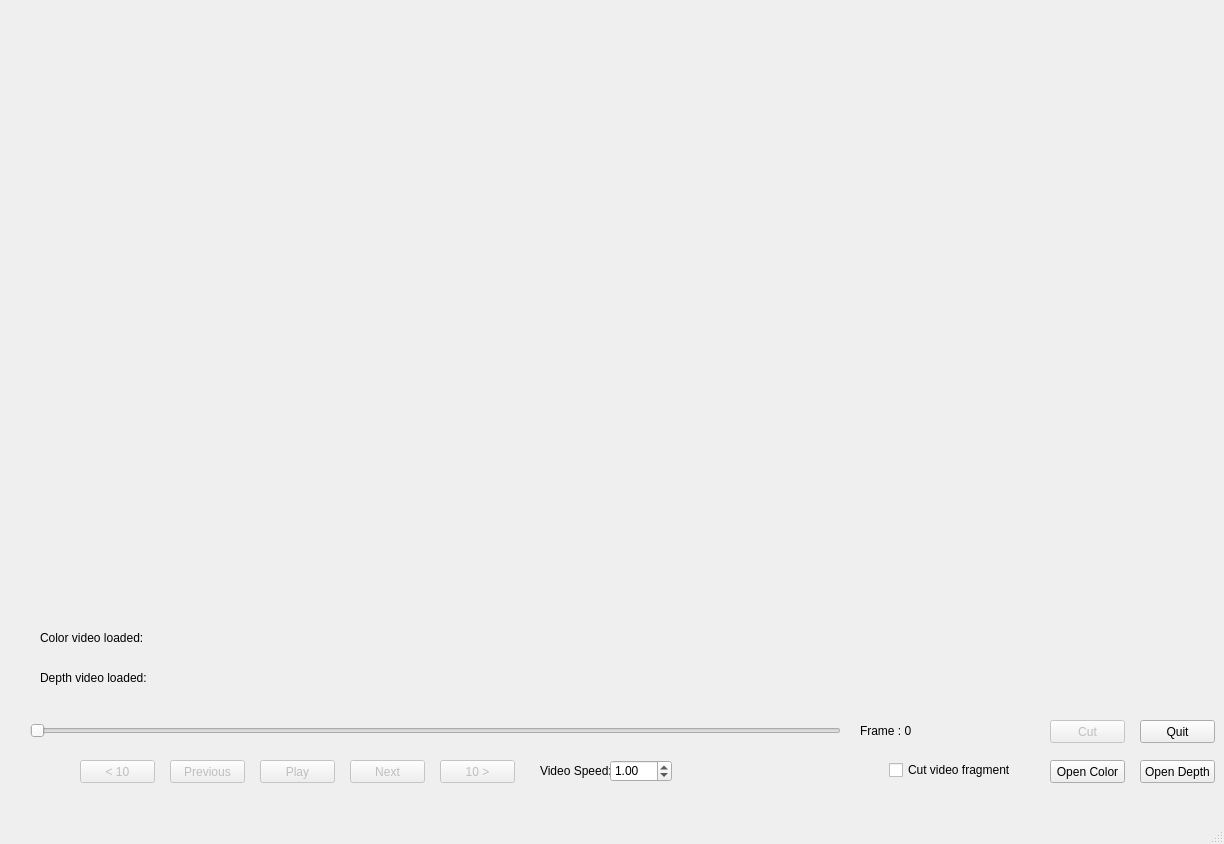
<?xml version="1.0" encoding="UTF-8"?>
<ui version="4.0">
 <class>MainWindow</class>
 <widget class="QMainWindow" name="MainWindow">
  <property name="geometry">
   <rect>
    <x>0</x>
    <y>0</y>
    <width>1224</width>
    <height>844</height>
   </rect>
  </property>
  <property name="windowTitle">
   <string>Data extractor</string>
  </property>
  <widget class="QWidget" name="centralwidget">
   <widget class="QLabel" name="videoLabel">
    <property name="geometry">
     <rect>
      <x>40</x>
      <y>50</y>
      <width>1131</width>
      <height>551</height>
     </rect>
    </property>
    <property name="text">
     <string/>
    </property>
   </widget>
   <widget class="QPushButton" name="cutButton">
    <property name="enabled">
     <bool>false</bool>
    </property>
    <property name="geometry">
     <rect>
      <x>1050</x>
      <y>720</y>
      <width>75</width>
      <height>23</height>
     </rect>
    </property>
    <property name="text">
     <string>Cut</string>
    </property>
   </widget>
   <widget class="QPushButton" name="quitButton">
    <property name="geometry">
     <rect>
      <x>1140</x>
      <y>720</y>
      <width>75</width>
      <height>23</height>
     </rect>
    </property>
    <property name="text">
     <string>Quit</string>
    </property>
   </widget>
   <widget class="QLabel" name="frameLabel">
    <property name="geometry">
     <rect>
      <x>860</x>
      <y>720</y>
      <width>181</width>
      <height>21</height>
     </rect>
    </property>
    <property name="text">
     <string>Frame : 0</string>
    </property>
   </widget>
   <widget class="QSlider" name="videoSlider">
    <property name="enabled">
     <bool>false</bool>
    </property>
    <property name="geometry">
     <rect>
      <x>30</x>
      <y>710</y>
      <width>811</width>
      <height>41</height>
     </rect>
    </property>
    <property name="orientation">
     <enum>Qt::Horizontal</enum>
    </property>
   </widget>
   <widget class="QPushButton" name="openButton">
    <property name="enabled">
     <bool>true</bool>
    </property>
    <property name="geometry">
     <rect>
      <x>1050</x>
      <y>760</y>
      <width>75</width>
      <height>23</height>
     </rect>
    </property>
    <property name="text">
     <string>Open Color</string>
    </property>
   </widget>
   <widget class="QPushButton" name="startButton">
    <property name="enabled">
     <bool>false</bool>
    </property>
    <property name="geometry">
     <rect>
      <x>260</x>
      <y>760</y>
      <width>75</width>
      <height>23</height>
     </rect>
    </property>
    <property name="text">
     <string>Play</string>
    </property>
   </widget>
   <widget class="QLabel" name="videoSpeedLabel">
    <property name="geometry">
     <rect>
      <x>540</x>
      <y>760</y>
      <width>71</width>
      <height>21</height>
     </rect>
    </property>
    <property name="text">
     <string>Video Speed:</string>
    </property>
   </widget>
   <widget class="QDoubleSpinBox" name="speedSpinBox">
    <property name="geometry">
     <rect>
      <x>610</x>
      <y>760</y>
      <width>62</width>
      <height>22</height>
     </rect>
    </property>
    <property name="minimum">
     <double>0.250000000000000</double>
    </property>
    <property name="maximum">
     <double>4.000000000000000</double>
    </property>
    <property name="singleStep">
     <double>0.250000000000000</double>
    </property>
    <property name="value">
     <double>1.000000000000000</double>
    </property>
   </widget>
   <widget class="QPushButton" name="nextButton">
    <property name="enabled">
     <bool>false</bool>
    </property>
    <property name="geometry">
     <rect>
      <x>350</x>
      <y>760</y>
      <width>75</width>
      <height>23</height>
     </rect>
    </property>
    <property name="text">
     <string>Next</string>
    </property>
   </widget>
   <widget class="QPushButton" name="previousButton">
    <property name="enabled">
     <bool>false</bool>
    </property>
    <property name="geometry">
     <rect>
      <x>170</x>
      <y>760</y>
      <width>75</width>
      <height>23</height>
     </rect>
    </property>
    <property name="text">
     <string>Previous</string>
    </property>
   </widget>
   <widget class="QPushButton" name="tenBackButton">
    <property name="enabled">
     <bool>false</bool>
    </property>
    <property name="geometry">
     <rect>
      <x>80</x>
      <y>760</y>
      <width>75</width>
      <height>23</height>
     </rect>
    </property>
    <property name="text">
     <string>&lt; 10</string>
    </property>
   </widget>
   <widget class="QPushButton" name="tenForwardButton">
    <property name="enabled">
     <bool>false</bool>
    </property>
    <property name="geometry">
     <rect>
      <x>440</x>
      <y>760</y>
      <width>75</width>
      <height>23</height>
     </rect>
    </property>
    <property name="text">
     <string>10 &gt;</string>
    </property>
   </widget>
   <widget class="QPushButton" name="openDepthButton">
    <property name="enabled">
     <bool>true</bool>
    </property>
    <property name="geometry">
     <rect>
      <x>1140</x>
      <y>760</y>
      <width>75</width>
      <height>23</height>
     </rect>
    </property>
    <property name="text">
     <string>Open Depth</string>
    </property>
   </widget>
   <widget class="QLabel" name="colorLabel">
    <property name="geometry">
     <rect>
      <x>40</x>
      <y>630</y>
      <width>861</width>
      <height>16</height>
     </rect>
    </property>
    <property name="text">
     <string>Color video loaded:</string>
    </property>
   </widget>
   <widget class="QLabel" name="depthLabel">
    <property name="geometry">
     <rect>
      <x>40</x>
      <y>670</y>
      <width>861</width>
      <height>16</height>
     </rect>
    </property>
    <property name="text">
     <string>Depth video loaded:</string>
    </property>
   </widget>
   <widget class="QCheckBox" name="cutCheckBox">
    <property name="geometry">
     <rect>
      <x>889</x>
      <y>760</y>
      <width>131</width>
      <height>20</height>
     </rect>
    </property>
    <property name="text">
     <string>Cut video fragment</string>
    </property>
   </widget>
  </widget>
  <widget class="QMenuBar" name="menubar">
   <property name="geometry">
    <rect>
     <x>0</x>
     <y>0</y>
     <width>1224</width>
     <height>21</height>
    </rect>
   </property>
  </widget>
  <widget class="QStatusBar" name="statusbar"/>
 </widget>
 <resources/>
 <connections/>
</ui>
